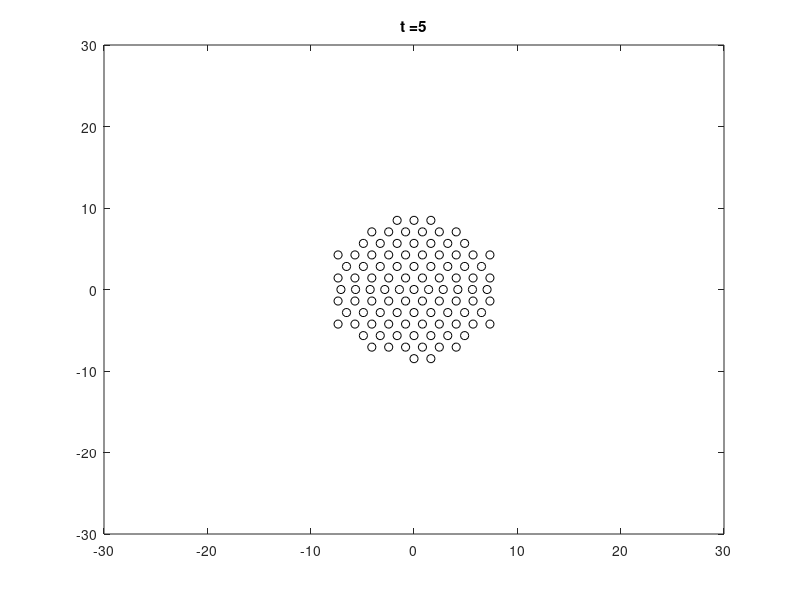

Here is the MATLAB script that generated this plot:
data = load('mc_xyz1.txt');
Pnum = max(data(:,1));
figure(1)
axis([-30 30 -30 30])

for i = 1:size(data,1)/Pnum
    plot(data((i-1)*Pnum+1:i*Pnum,2),data((i-1)*Pnum+1:i*Pnum,3),'ko', 'markersize',6);
    axis([-30 30 -30 30])
    title (strcat('t = ',num2str(i)))
%     if i == 1
%         x= input('wait');
%     end
    drawnow
end

 
 